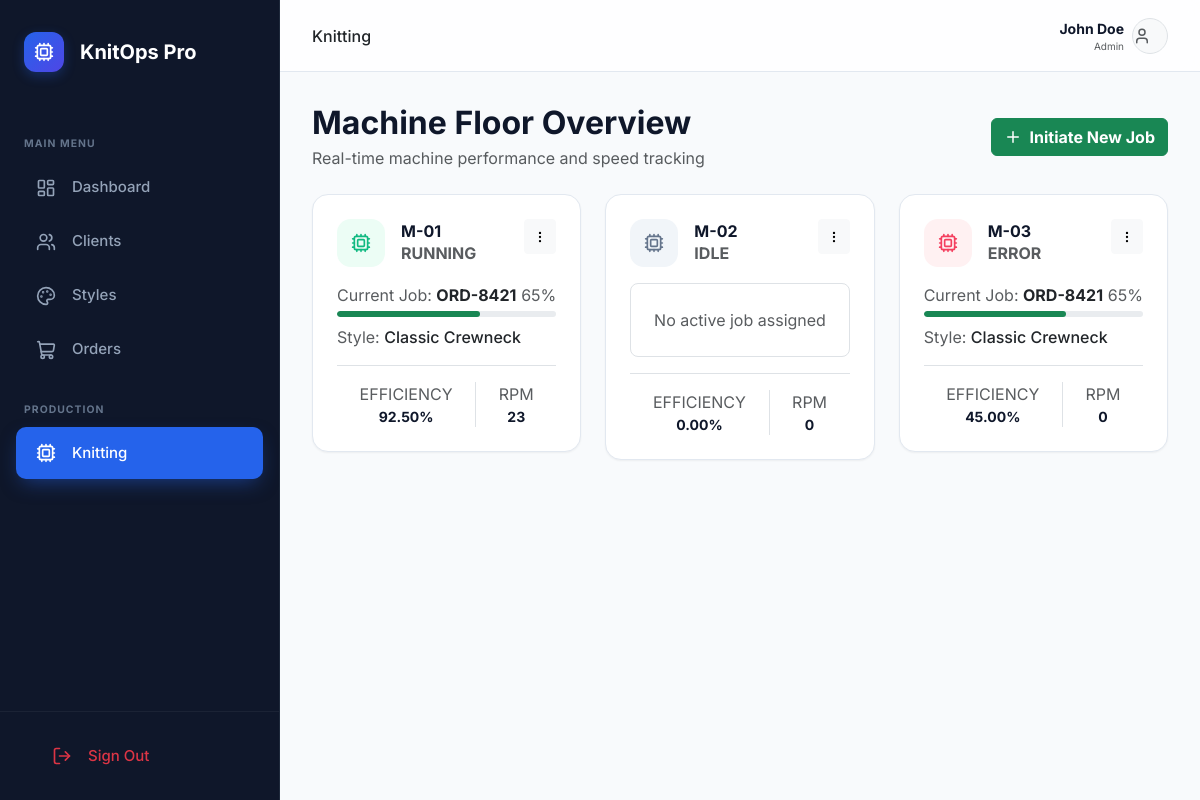
Page /knitting.php (signed in) on the committed database.
### tables this page shows
CREATE TABLE IF NOT EXISTS machines (
    id VARCHAR(10) PRIMARY KEY,
    status ENUM('running', 'idle', 'error') DEFAULT 'idle',
    current_job_id VARCHAR(50),
    efficiency DECIMAL(5,2) DEFAULT 0.00,
    last_alert VARCHAR(255),
    FOREIGN KEY (current_job_id) REFERENCES orders(id)
);

CREATE TABLE IF NOT EXISTS orders (
    id VARCHAR(50) PRIMARY KEY,
    client_id INT,
    style_id VARCHAR(50),
    quantity INT NOT NULL,
    deadline DATE,
    status ENUM('Pending', 'In Production', 'Quality Check', 'Packaging', 'Delivered') DEFAULT 'Pending',
    progress INT DEFAULT 0,
    created_at TIMESTAMP DEFAULT CURRENT_TIMESTAMP,
    FOREIGN KEY (client_id) REFERENCES clients(id),
    FOREIGN KEY (style_id) REFERENCES styles(id)
);

CREATE TABLE IF NOT EXISTS styles (
    id VARCHAR(50) PRIMARY KEY,
    name VARCHAR(100) NOT NULL,
    category VARCHAR(50),
    yarn_type VARCHAR(100),
    image_url VARCHAR(255),
    created_at TIMESTAMP DEFAULT CURRENT_TIMESTAMP
);

### knitting.php (the view, shortened to what this page needs)
<?php
include 'header.php';
$machines = $pdo->query("
    SELECT m.*, o.style_id, s.name as style_name, o.progress as job_progress
    FROM machines m
    LEFT JOIN orders o ON m.current_job_id = o.id
    LEFT JOIN styles s ON o.style_id = s.id
    ORDER BY m.id ASC
")->fetchAll();
?>
<div class="d-flex justify-content-between align-items-center mb-4">
    <div>
        <h2 class="fw-bold mb-1">Machine Floor Overview</h2>
        <p class="text-muted mb-0">Real-time machine performance and speed tracking</p>
    </div>
    <button class="btn btn-success fw-bold d-flex align-items-center gap-2" data-bs-toggle="modal" data-bs-target="#initiateJobModal">
        <i data-lucide="plus" style="width: 18px;"></i>
        Initiate New Job
    </button>
</div>
<div class="row g-4">
    <?php foreach ($machines as $machine): ?>
    <div class="col-md-4">
        <div class="stat-card">
            <div class="d-flex justify-content-between align-items-start mb-3">
                <div class="d-flex align-items-center gap-3">
                    <div class="icon-bg <?php echo $machine['status'] == 'running' ? 'bg-emerald-light' : ($machine['status'] == 'error' ? 'bg-danger-light' : 'bg-slate-light'); ?>" style="width: 48px; height: 48px; border-radius: 14px; display: flex; align-items: center; justify-content: center; background-color: <?php echo $machine['status'] == 'running' ? '#ecfdf5' : ($machine['status'] == 'error' ? '#fff1f2' : '#f1f5f9'); ?>; color: <?php echo $machine['status'] == 'running' ? '#10b981' : ($machine['status'] == 'error' ? '#f43f5e' : '#64748b'); ?>;">
                        <i data-lucide="cpu" style="width: 20px;"></i>
                    </div>
                    <div>
                        <h6 class="fw-bold mb-0"><?php echo $machine['id']; ?></h6>
                        <span class="x-small text-muted text-uppercase fw-bold"><?php echo $machine['status']; ?></span>
                    </div>
                </div>
                <div class="dropdown">
                    <button class="btn btn-light btn-sm" data-bs-toggle="dropdown"><i data-lucide="more-vertical" style="width: 14px;"></i></button>
                </div>
            </div>
            <?php if ($machine['current_job_id']): ?>
            <div class="mb-3">
                <div class="d-flex justify-content-between mb-1">
                    <span class="text-muted x-small">Current Job: <span class="text-dark fw-bold"><?php echo $machine['current_job_id']; ?></span></span>
                    <span class="text-muted x-small"><?php echo $machine['job_progress']; ?>%</span>
                </div>
                <div class="progress" style="height: 6px; border-radius: 10px;">
                    <div class="progress-bar bg-success" style="width: <?php echo $machine['job_progress']; ?>%; border-radius: 10px;"></div>
                </div>
                <p class="x-small text-muted mt-2 mb-0">Style: <span class="text-dark fw-medium"><?php echo $machine['style_name']; ?></span></p>
            </div>
            <?php else: ?>
            <div class="py-4 text-center border border-dashed rounded-3 mb-3">
                <p class="text-muted x-small mb-0">No active job assigned</p>
            </div>
            <?php endif; ?>
            <div class="d-flex justify-content-between pt-3 border-top">
                <div class="text-center flex-grow-1 border-end">
                    <p class="text-muted xx-small text-uppercase mb-0">Efficiency</p>
                    <p class="fw-bold small mb-0"><?php echo $machine['efficiency']; ?>%</p>
                </div>
                <div class="text-center flex-grow-1">
                    <p class="text-muted xx-small text-uppercase mb-0">RPM</p>
                    <p class="fw-bold small mb-0"><?php echo $machine['status'] == 'running' ? rand(18, 24) : '0'; ?></p>
                </div>
            </div>
        </div>
    </div>
    <?php endforeach; ?>
</div>
<?php include 'footer.php'; ?>

### header.php (style rules this page uses)
:root { --slate-50: #f8fafc; --slate-100: #f1f5f9; --slate-200: #e2e8f0; --slate-300: #cbd5e1; --slate-400: #94a3b8; --slate-500: #64748b; --slate-600: #475569; --slate-700: #334155; --slate-800: #1e293b; --slate-900: #0f172a; --blue-600: #2563eb; --blue-700: #1d4ed8; --emerald-500: #10b981; --rose-500: #f43f5e; --amber-500: #f59e0b; --radius-md: 0.75rem; --radius-lg: 1rem; --radius-xl: 1.5rem; --shadow-sm: 0 1px 2px 0 rgb(0 0 0 / 0.05); --shadow-md: 0 4px 6px -1px rgb(0 0 0 / 0.1), 0 2px 4px -2px rgb(0 0 0 / 0.1); }
body { font-family: 'Inter', system-ui, sans-serif; background-color: var(--slate-50); color: var(--slate-900); overflow: hidden; height: 100vh; margin: 0; }
.stat-card { background: white; border: 1px solid var(--slate-200); border-radius: var(--radius-lg); padding: 1.5rem; box-shadow: var(--shadow-sm); }

### rows in the picture
machines: id "M-01", status "RUNNING", current_job "ORD-8421", current_job.progress "65", styles.name "Classic Crewneck", efficiency "92.50"
machines: id "M-02", status "IDLE", shows "No active job assigned", efficiency "0.00"
machines: id "M-03", status "ERROR", current_job "ORD-8421", current_job.progress "65", styles.name "Classic Crewneck", efficiency "45.00"

### other values in the picture
str_replace('.php', '', basename($_SERVER['PHP_SELF'])) "Knitting"
$_SESSION['user_name'] "John Doe"
$_SESSION['user_role'] "Admin"
